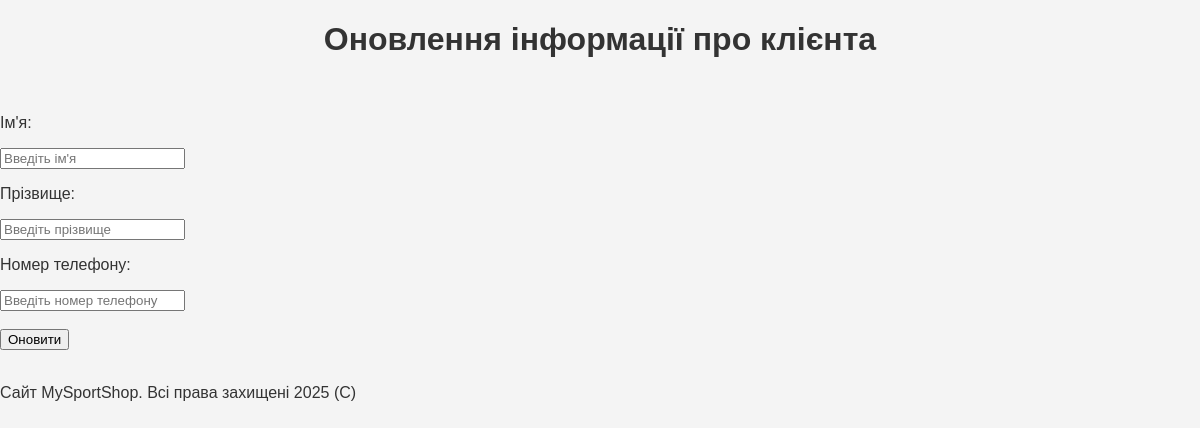
The page /clients/6/update on the database as committed earlier.
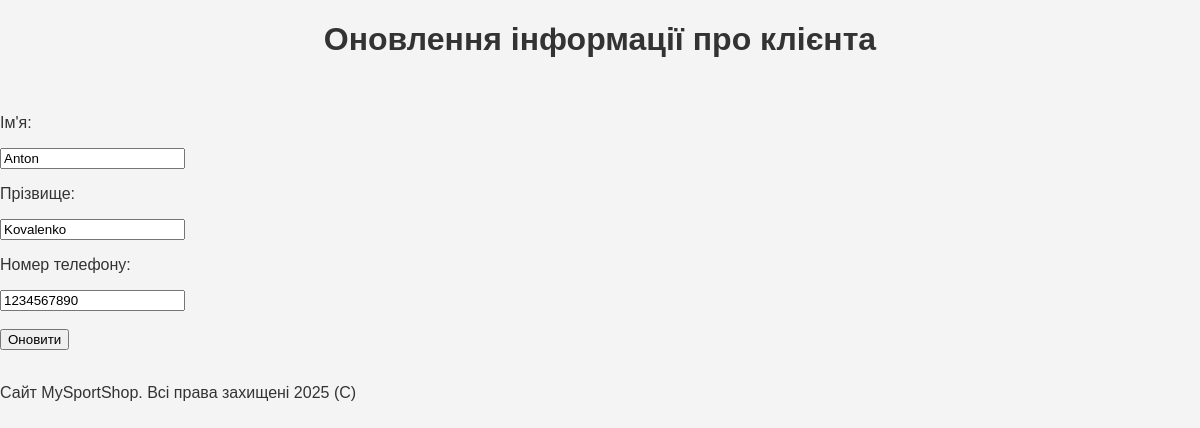
The same page on the database as committed later.
### app.py (models this page shows, shortened)
class Client(db.Model):
    id = db.Column(db.Integer, primary_key=True)
    name = db.Column(db.String(30), nullable=False)
    surname = db.Column(db.String(30), nullable=False)
    phone = db.Column(db.String(19), nullable=False)
    cart = db.Column(db.String(1000), nullable=False)
    email = db.Column(db.String(50), nullable=False)
    password = db.Column(db.String(10), nullable=False)

### app.py (the view)
@app.route("/clients/<int:client_id>/update", methods=["POST", "GET"])
def client_update(client_id):
    client = Client.query.get(client_id)
    if request.method == "POST":
        client.name = request.form['name']
        client.surname = request.form['surname']
        client.phone = request.form['phone']
        try:
            db.session.commit()
            return redirect('/clients')
        except:
            return "Сталася помилка редагування даних клієнта"
    else:
        return render_template("client_update.html", client=client)

### templates/client_update.html (shortened to what this page needs)
{% extends 'layout.html' %}
{% block content %}
<h1>Оновлення інформації про клієнта</h1>
<br>
<div>
    <form method="post">
        <p>Ім'я:</p>
        <input type="text" name="name" id="name" value="{{ client.name }}" placeholder="Введіть ім'я"><br>
        <p>Прізвище:</p>
        <input type="text" name="surname" id="surname" value="{{ client.surname }}" placeholder="Введіть прізвище"><br>
        <p>Номер телефону:</p>
        <input type="text" name="phone" id="phone" value="{{ client.phone }}" placeholder="Введіть номер телефону"><br><br>
        <input type="submit" value="Оновити">
    </form>
</div>
<br>
{% endblock %}

Rows that differ between the two databases and show on the page:
added Client: name "Anton", surname "Kovalenko", phone "1234567890"
